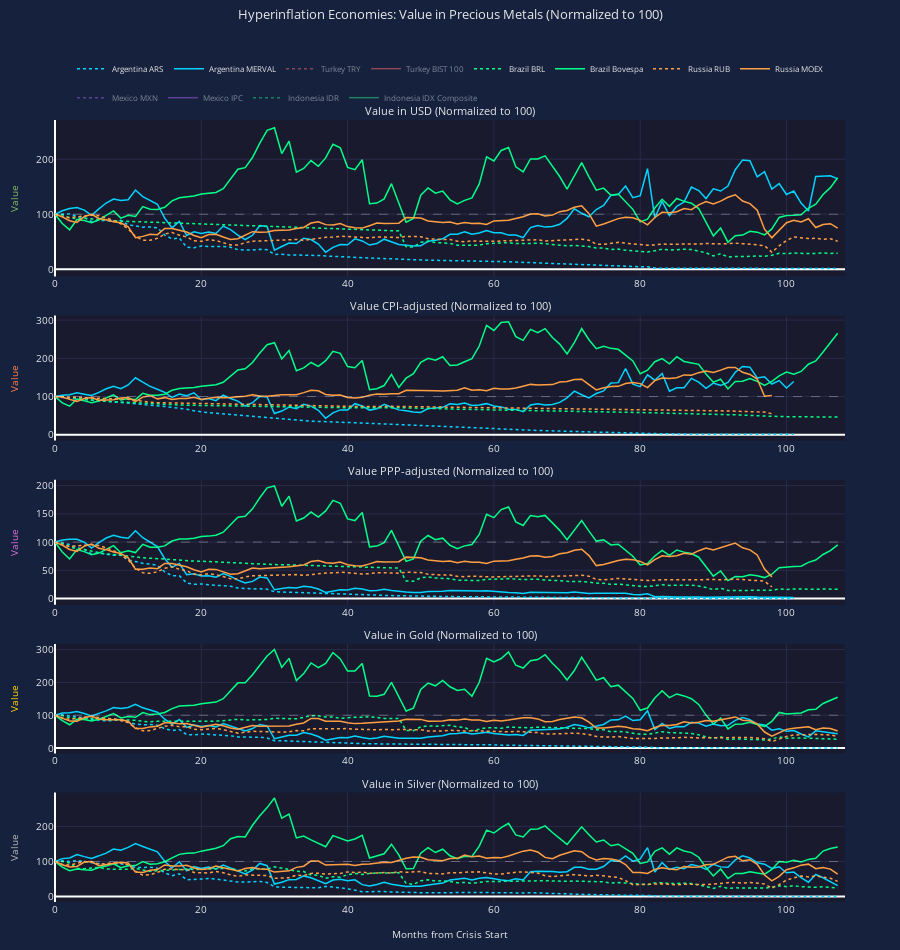

Write notebook code for a chart like this one.
### Code cell
# Aggregate chart - Normalized values (Start = 100)
fig = plot_aggregate_chart(norm_data, use_pct_change=False)
fig.update_layout(title=dict(
    text='Hyperinflation Economies: Value in Precious Metals (Normalized to 100)',
    font=dict(size=13, color=CHART_COLORS['text']),
    x=0.5, xanchor='center'
))
fig.show()

fig.write_html('hyperinflation_analysis.html')
print("Saved to hyperinflation_analysis.html")
